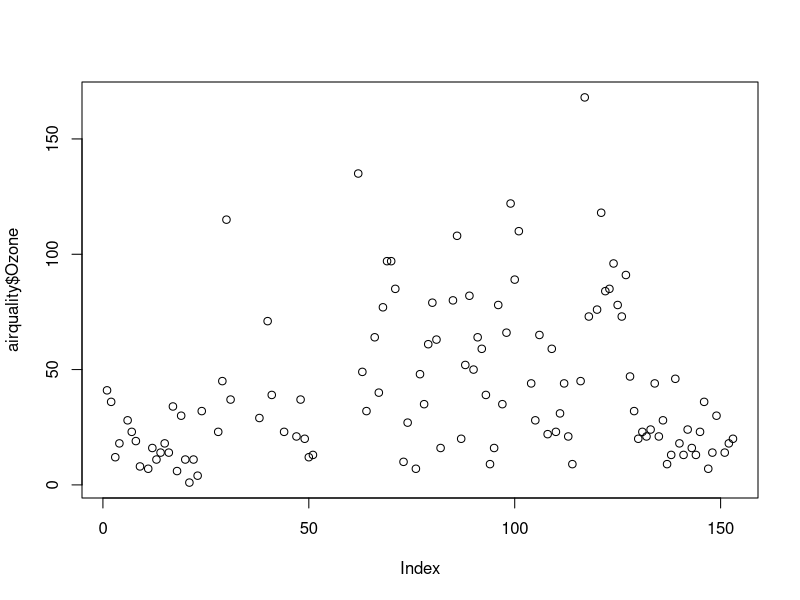
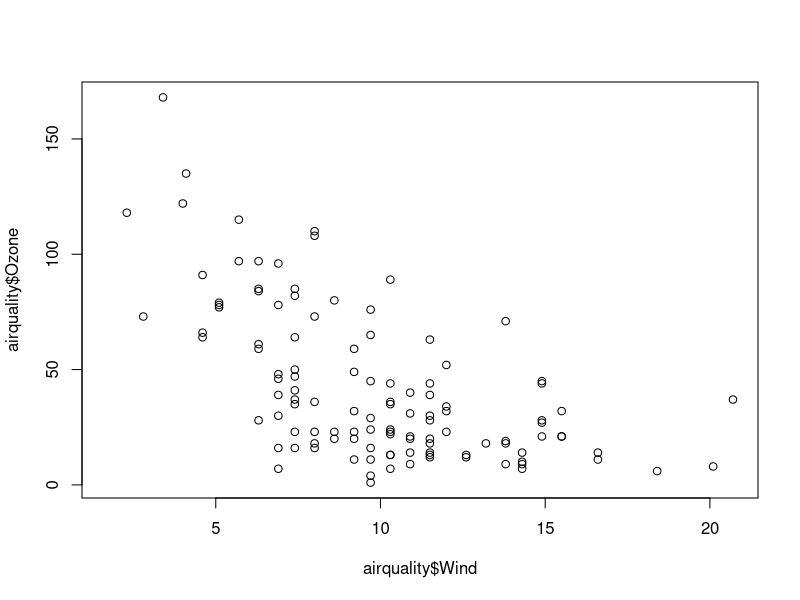
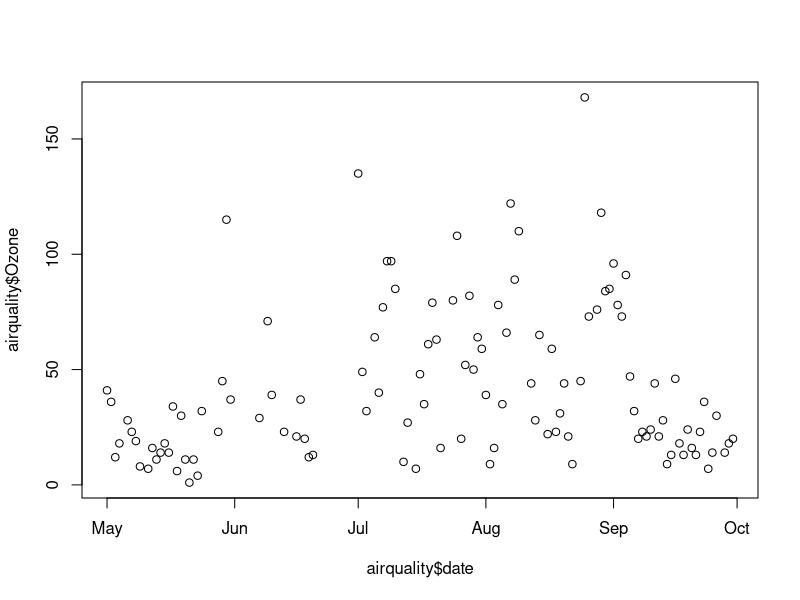
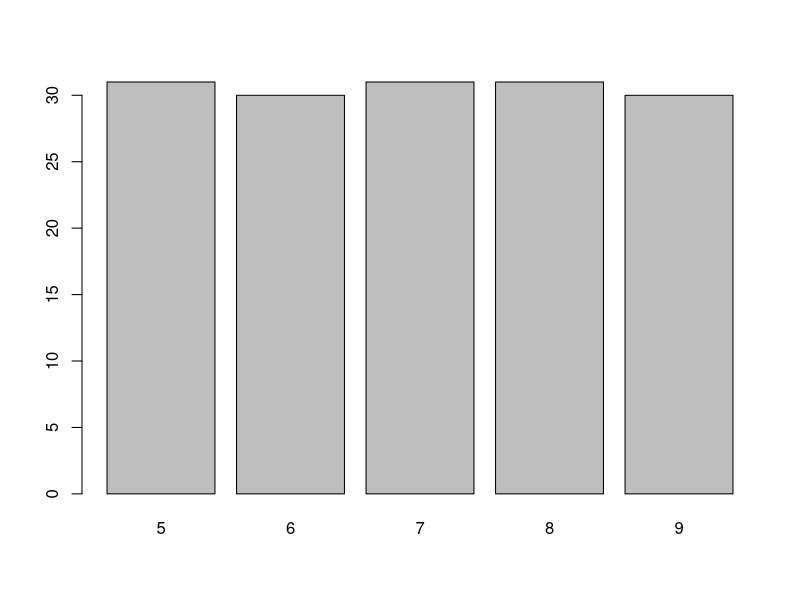
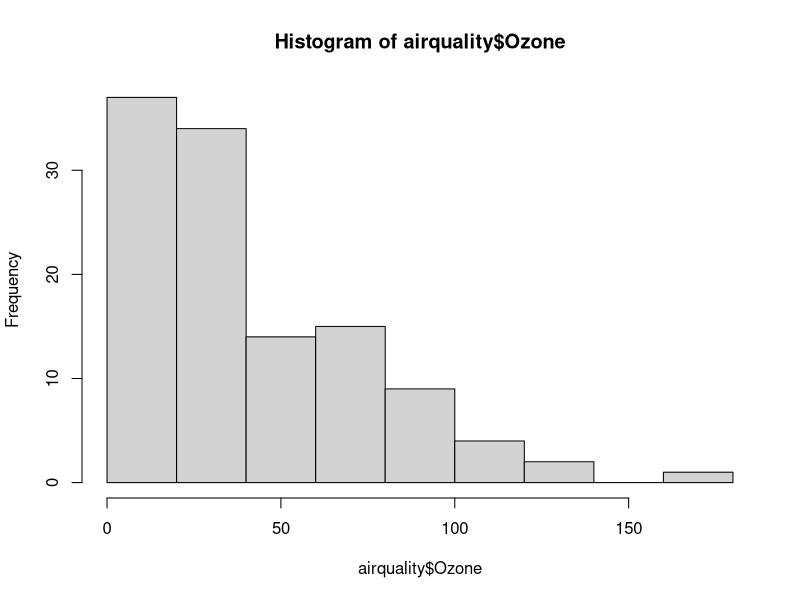
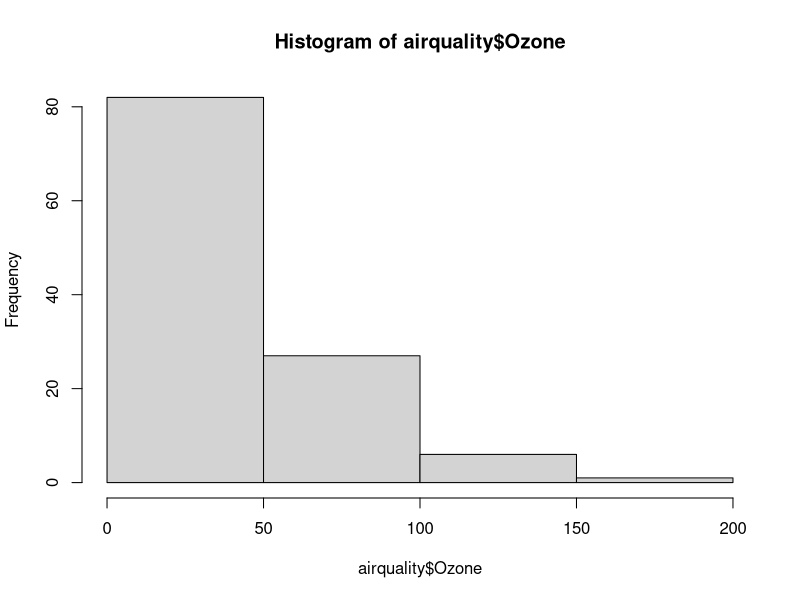
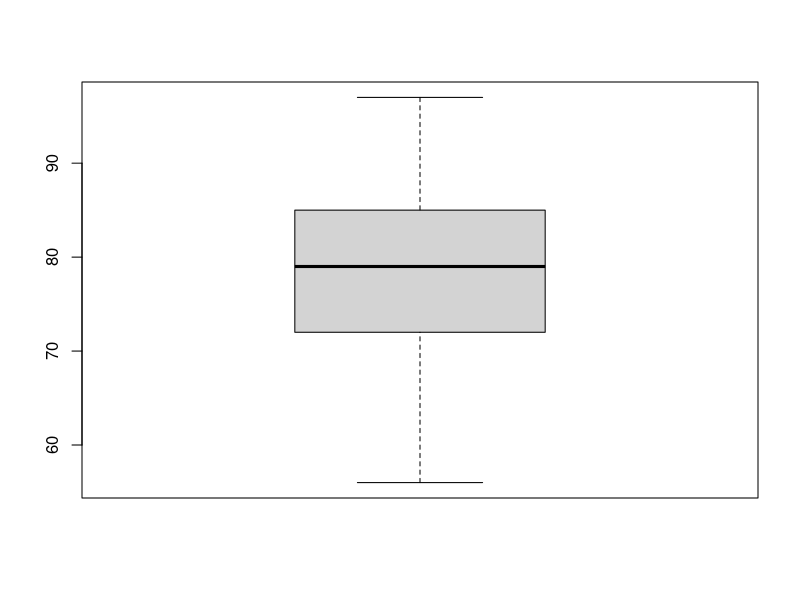
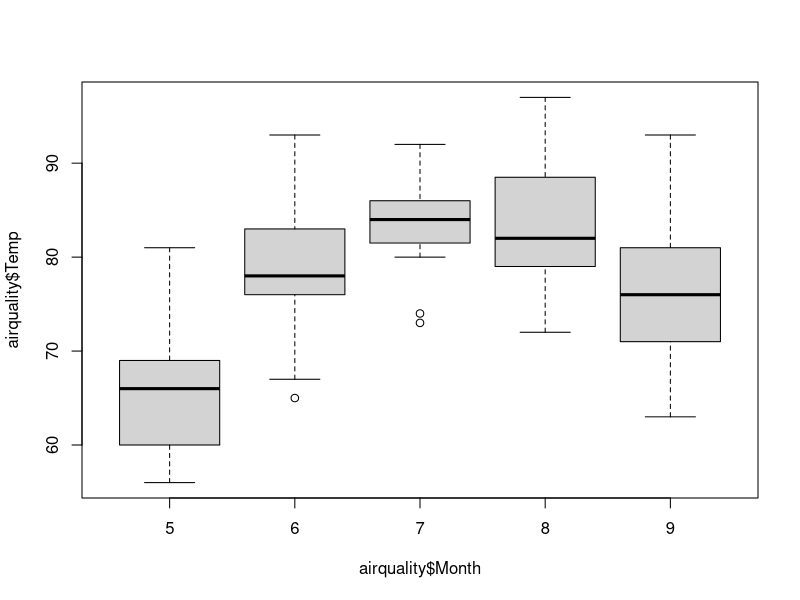

These figures' R source, in order:
## ---- chunk 1
str(airquality)
## ---- chunk 2
plot(airquality$Ozone)
## ---- chunk 3
plot(airquality$Wind, airquality$Ozone)
## ---- chunk 4
airquality$date = as.Date(
    paste(airquality$Month, airquality$Day, "1973"),
    format="%m %d %Y"
)
## ---- chunk 5
paste("Hello", "World")
## ---- chunk 6
paste(airquality$Month, airquality$Day, "1973")
## ---- chunk 7
class(airquality$date)
## ---- chunk 8
plot(airquality$date, airquality$Ozone)
## ---- chunk 9
plot(factor(airquality$Month))
## ---- chunk 10
hist(airquality$Ozone)
## ---- chunk 11
hist(airquality$Ozone, breaks=4)
## ---- chunk 12
boxplot(airquality$Temp)
## ---- chunk 13
boxplot(airquality$Temp ~ airquality$Month)
## ---- chunk 14
plot(
    airquality$Wind,
    airquality$Ozone,
    xlab="Wind (mph)",
    ylab="Ozone (ppb)",
    main="",
    pch=16,
    col="orange"
)
## ---- chunk 15
plot(
    airquality$date,
    airquality$Ozone,
    xlab="",
    ylab="Ozone (ppb)",
    main="",
    type="l",
    col="orange"
)
## ---- chunk 16
par()$col
## ---- chunk 17
plot(sin(seq(0, 2*pi, length.out=50)), type="o", xlab="", ylab="")
## ---- chunk 18
par(col="red")
par()$col
plot(sin(seq(0, 2*pi, length.out=50)), type="o", xlab="", ylab="")
## ---- chunk 19
par(col="black")
## ---- chunk 20
plot(
    sin(seq(0, 2*pi, length.out=50)),
    type="l",
    xlab="",
    ylab="",
    cex.axis=0.6,
    lty=2,
    main="Sine"
)
## ---- chunk 21
with(airquality, plot(Wind, Ozone))
title(main="Ozone and Wind in NYC")
## ---- chunk 22
with(airquality, plot(Wind, Ozone, main="", type="n"))
with(subset(airquality, Month != 5), points(Wind, Ozone, col="red", pch=20))
with(subset(airquality, Month == 5), points(Wind, Ozone, col="blue", pch=17))
legend(
    "topright",
    pch=c(17, 20),
    col=c("blue", "red"),
    legend=c("May", "Other Months")
)
## ---- chunk 23
with(airquality, plot(Wind, Ozone, main="", pch=20))
model = lm(Ozone ~ Wind, airquality)
abline(model, lwd=2, col="blue")
## ---- chunk 24
with(airquality, plot(Wind, Ozone, main="", pch=20))
text(15, 100, "Label")
arrows(14.5, 90, 14, 75, length=0.1)
## ---- chunk 25
par(mfrow=c(1, 2))  # 1 Zeile, 2 Spalten
with(airquality, plot(Wind, Ozone, main="Ozone and Wind", pch=20))
with(airquality, plot(Solar.R, Ozone, main="Ozone and Solar Radiation", pch=20))
## ---- chunk 26
par(mfrow=c(1, 1))
## ---- chunk 27
(grid = matrix(c(1, 1, 2, 3), nrow=2, ncol=2, byrow=TRUE))
## ---- chunk 28
#| fig-width: 7
#| fig-height: 9
layout(grid)
plot(
    airquality$date,
    airquality$Temp,
    type="l",
    xlab="",
    ylab="Temperature (°F)",
    main="Temperature"
)
plot(
    factor(airquality$Month),
    main="Measurements per month",
    xlab="Month",
    ylab="Count"
)
plot(
    airquality$Temp,
    airquality$Ozone,
    type="n",
    xlab="Temperature (°F)",
    ylab="Ozone (ppb)",
    main="Ozone vs. Temperature"
)
abline(lm(Ozone ~ Temp, airquality), col="gray", lwd=2)
points(airquality$Temp, airquality$Ozone, pch=16, col=rgb(0, 0, 0, 0.5))
## ---- chunk 29
layout(1)
